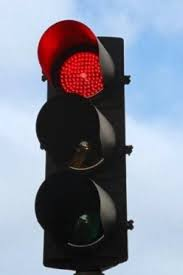
#> input picture Images/images_traffic.jpg, 183 x 275 px, found by its file name
$ jupyter execute SelfDriving.ipynb
#> lines starting #> are read from the running program, lines starting #| are printed output that depends on the picture; after the words box and inside, x2 and y2 are one past the last pixel; in counts of white or black regions, pixels touching at a corner belong together
<a href="https://colab.research.google.com/github/GaneshInnovator/Self-Driving-Car-Traffic-Signal-Detection/blob/main/SelfDriving.ipynb" target="_parent"></a>

[cell 1]
from google.colab import drive
drive.mount('/content/drive')

[cell 2]
import cv2
import numpy as np
from google.colab.patches import cv2_imshow

[cell 3]
image = cv2.imread('/content/drive/MyDrive/images_traffic.jpg')
#> image is the input picture: shape (275, 183, 3); mean B, G, R 152.6, 137.1, 132.2

[cell 4]
cv2_imshow(image)

[cell 5]
hsv_image = cv2.cvtColor(image, cv2.COLOR_BGR2HSV)
#> hsv_image: shape (275, 183, 3); mean H, S, V 87.1, 59.8, 161.9

[cell 6]
red_lower = np.array([0, 100, 100])
red_upper = np.array([10, 255, 255])
green_lower = np.array([40, 40, 40])
green_upper = np.array([80, 255, 255])
yellow_lower = np.array([20, 100, 100])
yellow_upper = np.array([30, 255, 255])

[cell 7]
# Create masks to isolate colors
red_mask = cv2.inRange(hsv_image, red_lower, red_upper)
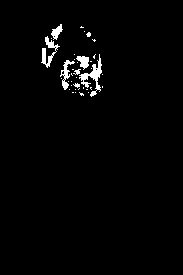
#> red_mask: shape (275, 183); 2% white; 37 white regions (30 under 20 px), largest, box (x1, y1, x2, y2) and area: (79, 54, 102, 97) 299, (41, 36, 60, 68) 202, (60, 60, 75, 90) 154
green_mask = cv2.inRange(hsv_image, green_lower, green_upper)
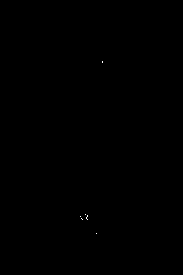
#> green_mask: shape (275, 183); 0.02% white in thin lines or dots, all inside (x1, y1, x2, y2) = (80, 61, 103, 234)
yellow_mask = cv2.inRange(hsv_image, yellow_lower, yellow_upper)
#> yellow_mask: shape (275, 183); every value is 0

# Count the number of non-zero pixels in each mask
red_pixels = cv2.countNonZero(red_mask)
#> red_pixels = 987
green_pixels = cv2.countNonZero(green_mask)
#> green_pixels = 12
yellow_pixels = cv2.countNonZero(yellow_mask)
#> yellow_pixels = 0

$ run again, with Images/traffic.jpg copied over Images/images_traffic.jpg
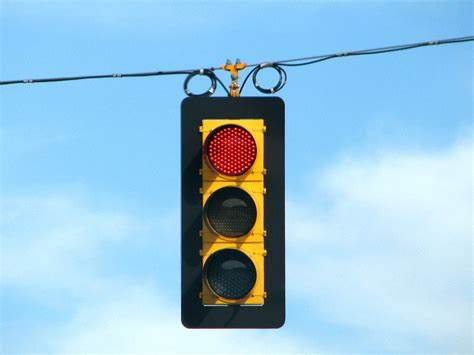
#> input picture Images/traffic.jpg, 474 x 355 px, found by its file name
#> image is the input picture: shape (355, 474, 3); mean B, G, R 219.2, 194.7, 152.1
#> hsv_image: shape (355, 474, 3); mean H, S, V 96.5, 95.3, 225.9
#> `red_mask = cv2.inRange(hsv_image, red_lower, red_upper)`:
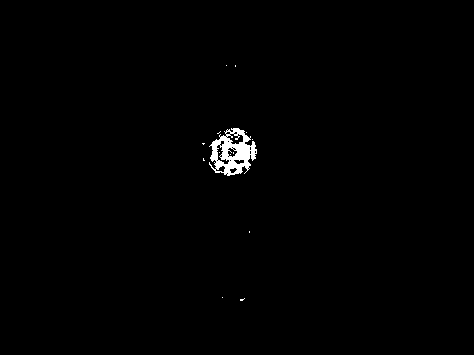
#> red_mask: shape (355, 474); 0.74% white; 14 white regions (13 under 20 px), largest, box (x1, y1, x2, y2) and area: (209, 128, 257, 176) 1220
#> green_mask: shape (355, 474); 0.36% white in thin lines or dots, all inside (x1, y1, x2, y2) = (186, 64, 282, 323)
#> `yellow_mask = cv2.inRange(hsv_image, yellow_lower, yellow_upper)`:
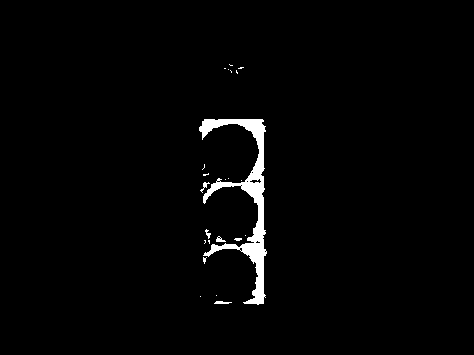
#> yellow_mask: shape (355, 474); 1.9% white; 23 white regions (18 under 20 px), largest, box (x1, y1, x2, y2) and area: (199, 119, 267, 305) 3005, (214, 301, 232, 304) 39, (200, 182, 210, 193) 33, (216, 236, 226, 242) 33, (205, 229, 211, 239) 27
#> red_pixels = 1252
#> green_pixels = 603
#> yellow_pixels = 3228
